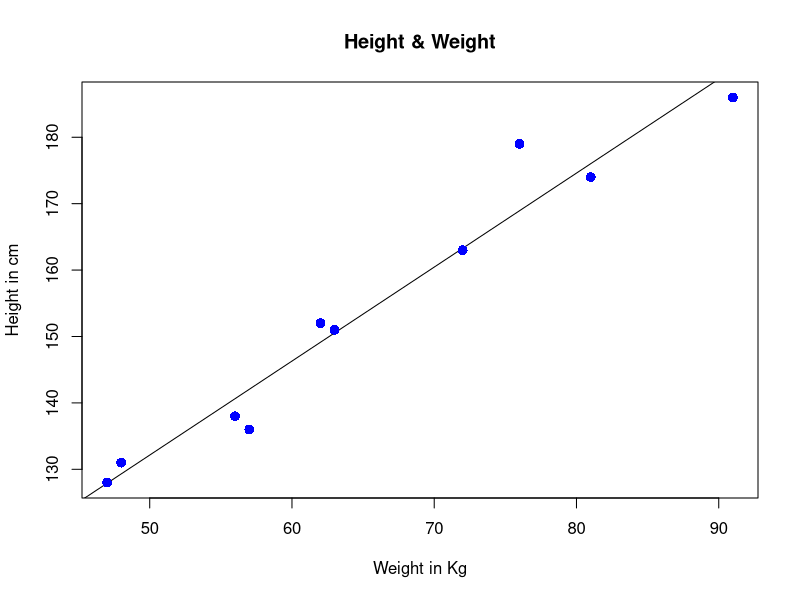

R code for this plot:
x=c(151,174,138,186,128,136,179,163,152,131)
y=c(63,81,56,91,47,57,76,72,62,48)
model=lm(y~x)
print(model)
print(summary(model))

# Simple Regression
a=data.frame(x=170)  
result=predict(model,a)  # to find y(170)
print(result)
plot(y,x,col="blue",main="Height & Weight",abline(lm(x~y)),cex=1.3,pch=16,xlab="Weight in Kg",ylab="Height in cm")

# Multiple Regression
Y=c(110,80,70,120,150,90,70,120)
X1=c(30,40,20,50,60,40,20,60)
X2=c(11,10,7,15,19,12,8,14)
input_data=data.frame(Y,X1,X2)
input_data
RegModel=lm(Y~X1+X2,data=input_data)
RegModel